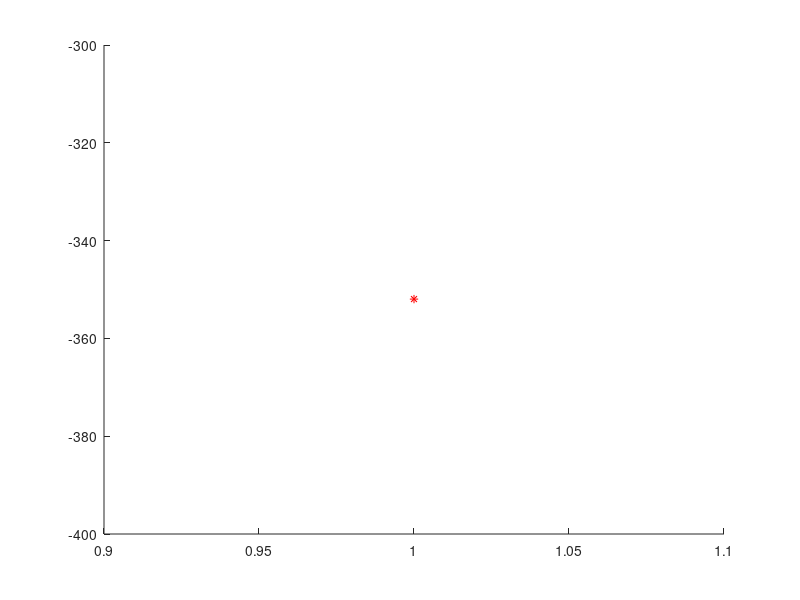
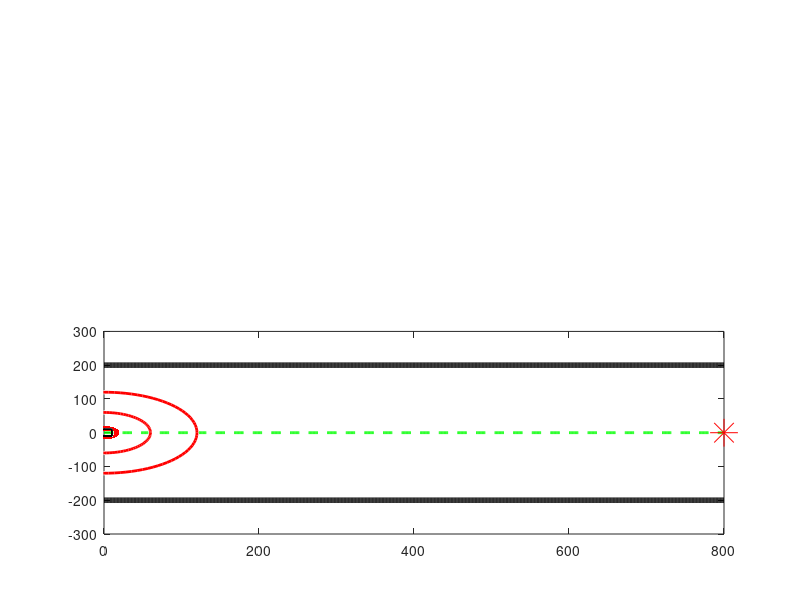

Write MATLAB code to recreate these figures, in order. (Note: this script raises an error after producing the figures.)
%% world
clear;
clc;
% load data should have nHumans value
% load('test_1.mat') % good
% load('test_2.mat') % bad
% load('test_3.mat') % bad
% load('test_4.mat') % good
% load('test_7_edecay_onePolicy_10000.mat') % bad
load('final_4_state.mat')
%% test

% earliestStartTime=0;
% latestStartTime=50;
%rHuman = [100,120];
nHumans = 8;
totalTests = 1;

totalIter = 1;
iters = [];
scores = [];
finals = [];
collisions = zeros(totalEpisodes, 1);
reachGoal = zeros(totalEpisodes, 1);
while totalIter <= totalTests

    %%% human motion setup
    
    % random start and end positions for humans. They must go to the other side
    % of the hall way.
    humanStart=[randi([10,endpoint-10],[nHumans,1]),-halfWidth+2*halfWidth*randi([0,1],[nHumans,1])];%(3, 2)
    humanEnd=[randi([10,endpoint-10],[nHumans,1]),-humanStart(:,2)];%(3, 2)
    humanVel = [];
    humanPos = humanStart; %(3, 2)
    for i = 1:nHumans
        humanVelDir = humanEnd(i,:)-humanStart(i,:);
        humanVel = [humanVel; humanVelDir/norm(humanVelDir) * humanVelMag(1)]; % at first the magnitude is the largest
    end
    
    humanStartTime = randi([earliestStartTime,latestStartTime],nHumans,1);
    
    %%% robot motion set up
    robotPos = [0,0];
    robotVel = [0,0];
    
    % intersections between robot trajectory and human trajectories
    crossPoint = (humanStart+humanEnd)/2;%(3, 2)
    
    % initial state and actions
    s = zeros(4,1);
    s(3) = 1; % initially it is always possible to cause collision (crosspoint)
    atPlus = randi([3,5]);% intial action should be zero or positive action

    % iteration set up
    % Here the iteration is for robot simulation in one run
    iter = 0;
    humanPosH = zeros(2,iterLimit,nHumans); % human position history
    humanPosH(:,1,:) = humanPos'; % the first timestamp
    robotPosH = robotPos; % robot position history
    robotVelH = robotVel(1); % only x component of robot velocity is meaningful
    actionH = []; % action history
    score = 0;
    
    
    while iter < iterLimit
        
        iter = iter + 1;
        st = s;
        at = atPlus;

        % update robot position
        robotPosPast = robotPos;
        robotPos = robotPos + dt * robotVel + [1/2 * action(at) * dt^2, 0];
        robotVel = robotVel + [action(at) * dt, 0];
        
        % update human position

        for i = 1:nHumans
            if iter >= humanStartTime(i)
                humanPos(i, :) = humanPos(i, :)+ dt * humanVel(i, :);
            end
            if abs(humanPos(i,2)) > abs(humanEnd(i, 2)) % not between -200, 200
                humanVel(i, :) = [0,0]; % human stopped after reaching the destination
            end
        end
        
        % robot position hitory, human position history,
        % robot velocity history and action history updated
        robotPosH = [robotPosH; robotPos];
        humanPosH(:,iter,:) = humanPos';
        robotVelH = [robotVelH, robotVel(1)];
        actionH = [actionH, at];
        
        
        %humanPos (3, 2)
        distRobotHuman = [];
         for i = 1:nHumans
            distRobotHumanI = norm(humanPos(i, :)-robotPos);
            distRobotHuman = [distRobotHuman, distRobotHumanI];
            if distRobotHumanI > rHuman(2)
                humanVelMagI = humanVelMag(1); % far then fast
            elseif distRobotHumanI > rHuman(1)
                humanVelMagI = humanVelMag(2); % close then slow
            else
                humanVelMagI = humanVelMag(3);
            end
            
            if norm(humanVel(i,:)) ~= 0
                 humanVel(i, :) = humanVel(i, :) / norm(humanVel(i,:)) * humanVelMagI;
            end    
        end
        % find the closest human and the distance between that human and
        % the robot
        [closeDistRobotHuman, closeIdx] = min(distRobotHuman);
 
        
        % state1 - 0: not reach the goal, 1: reach the goal
        % state2 - 0: r > rRobot(3), 1: rRobot(3) > r > rRobot(2), 2: rRobot(2) > r > rRobot(1), 3: robot(1) > r
        % state3 - 0: velocity directions won't cause collision, 1: will cause collision
        % state4 - 0: velocity is inside nominalRobotVelRange(1), 
        %          1: velocity is outside nominalRobotVelRange(1) but inside nominalRobotVelRange(2),
        %          2: velocity is outside nominalRobotVelRange(2)
        % state update
        if robotPos(1) >= endpoint
            s(1) = 1;
        else
            s(1) = 0;
        end
        
        if closeDistRobotHuman > rRobot(3)
            s(2) = 0;
        elseif (closeDistRobotHuman < rRobot(3) && closeDistRobotHuman > rRobot(2))
            s(2) = 1;
        elseif (closeDistRobotHuman < rRobot(2) && closeDistRobotHuman > rRobot(1))
            s(2) = 2;
        elseif closeDistRobotHuman < rRobot(1)
            s(2) = 3; % collision
            collisions(totalIter) = 1;
        end

        pathVecRobot = crossPoint(closeIdx,:) - robotPos;
        pathVecHuman = crossPoint(closeIdx,:) - humanPos(closeIdx,:);
     
        if dot(pathVecRobot, robotVel) < 0 || dot(pathVecHuman, humanVel(closeIdx,:)) < 0
            s(3) = 0;
        else
            s(3) = 1;
        end
        
        robotVelDev = abs(robotVel(1) - nominalRobotVel);
        if robotVelDev < nominalRobotVelRange(1)
            s(4) = 0;
        elseif robotVelDev < nominalRobotVelRange(2)
            s(4) = 1;
        else
            s(4) = 2;
        end
        
        
        
        % epsilon-greedy
        if eDecay % is eDecay == True
            epsilon = exp(-eDecayFactor/totalEpisodes * totalIter);
        else
            epsilon = eConst; 
        end
        

        [tmp, atPlus] = max(Q(s(1)+1, s(2)+1, s(3)+1, s(4)+1, :));% we need index
        
        score = reward(s, at, w) + gamma * score;
        
        if robotPosPast(1) > endpoint
            reachGoal(totalIter) = 1;
            break;
        end  
    end
    iters = [iters, iter];
    scores = [scores, score];
    finals = [finals, robotPos(1)];
    if mod(totalIter, 100) == 0
        fprintf('%.0f tests have beed done.', totalIter)
    end
    disp(totalIter);
    totalIter = totalIter + 1;
end


%% analysis
figure;
hold on;
for i = 1:totalTests
    if collisions(i)==1
        plot(i, scores(i),'r*')
    else
        plot(i, scores(i),'b*')
    end
end
% plot(scores,'*')
figure;
hold on;
for i = 1:totalTests
    if reachGoal(i)==1
        plot(i, scores(i),'go')
    else
        plot(i, scores(i),'ro')
    end
end
fprintf('Ratio of robots that do not collide during the test: %.3f\n', 1-mean(collisions))
fprintf('Ratio of robots that reach the goal during the test: %.3f\n', mean(reachGoal))

%% demo

% robotPosH -> (226, 2)
% humanPosH -> (2, 100000, 3)




robotPosH = robotPosH(1:size(robotPosH, 1)-1, :);
humanPosHValid = humanPosH(:,1:size(robotPosH, 1),:);%(2, 225, 3)

robotPos = robotPosH;
robotPos = [robotPos, zeros(size(robotPos, 1),1)];


humanPos = {}

for i = 1:nHumans
    humanPosTmp = humanPosHValid(:,:,i);
    humanPosTmp = humanPosTmp';
    humanPosTmp = [humanPosTmp, zeros(size(humanPosTmp, 1),1)];
    humanPos{end+1} = humanPosTmp;
end

close all
clf('reset');
hold on;

subplot(2,1,2)
% axis equal
set(gca,'position',[0.05,0.05,0.9,0.9])
endpoint = 800; % 1400
height = 300;
hallwayWeight = 200;
radicar = 80;

% draw pathway
x_dist = 0:endpoint;
plot(x_dist, -hallwayWeight + 0.*x_dist, 'Color','k','LineWidth',4)
hold on
plot(x_dist, 0 + 0.*x_dist, 'w--','Color','g','LineWidth',2)       
plot(x_dist, hallwayWeight + 0.*x_dist, 'Color','k','LineWidth',4)
axis([0,endpoint,-height,height]);
plot(endpoint, 0, '*', 'Color','r','MarkerSize',20)


% define human object
gHuman={};
for i = 1:nHumans
    start1 = 400;
    end1 = 400;
    h1 = rectangle('position', [-10, -10, 20, 20], 'FaceColor', 'b');
    g1 = hgtransform;
    set(h1,'Parent',g1)
    gHuman{end+1} = g1;
    startpoint1 = [start1 hallwayWeight 0];
    endpoint1 = [end1 -hallwayWeight 0];
    
end

% define vehicle
robotCirclePos = [-rRobot(1), -rRobot(1), 2 * rRobot(1), 2 * rRobot(1)];
robotFilledCircle = rectangle('Position',robotCirclePos,'Curvature',[1 1], 'FaceColor', 'red', 'Edgecolor','none');
g = hgtransform;
set(robotFilledCircle,'Parent',g)


pt1 = [0 0 0];
pt2 = [endpoint 0 0];


% define circle
% hcircle = viscircles([0,0],rRobot(1));
gcircle = hgtransform;
hcircle1 = viscircles([0,0],rRobot(2));
hcircle2 = viscircles([0,0],rRobot(3));
% set(hcircle,'Parent',gcircle)
set(hcircle1,'Parent',gcircle)
set(hcircle2,'Parent',gcircle)
% moving
for t=1:size(robotPos, 1)
  g.Matrix = makehgtform('translate',robotPos(t,:));
  gcircle.Matrix = g.Matrix;
  for i = 1:nHumans
      gHuman{i}.Matrix = makehgtform('translate',humanPos{i}(t,:));
  end
  drawnow
  pause(0.01)
end
fprintf('score: %.2f\n', scores(end))
